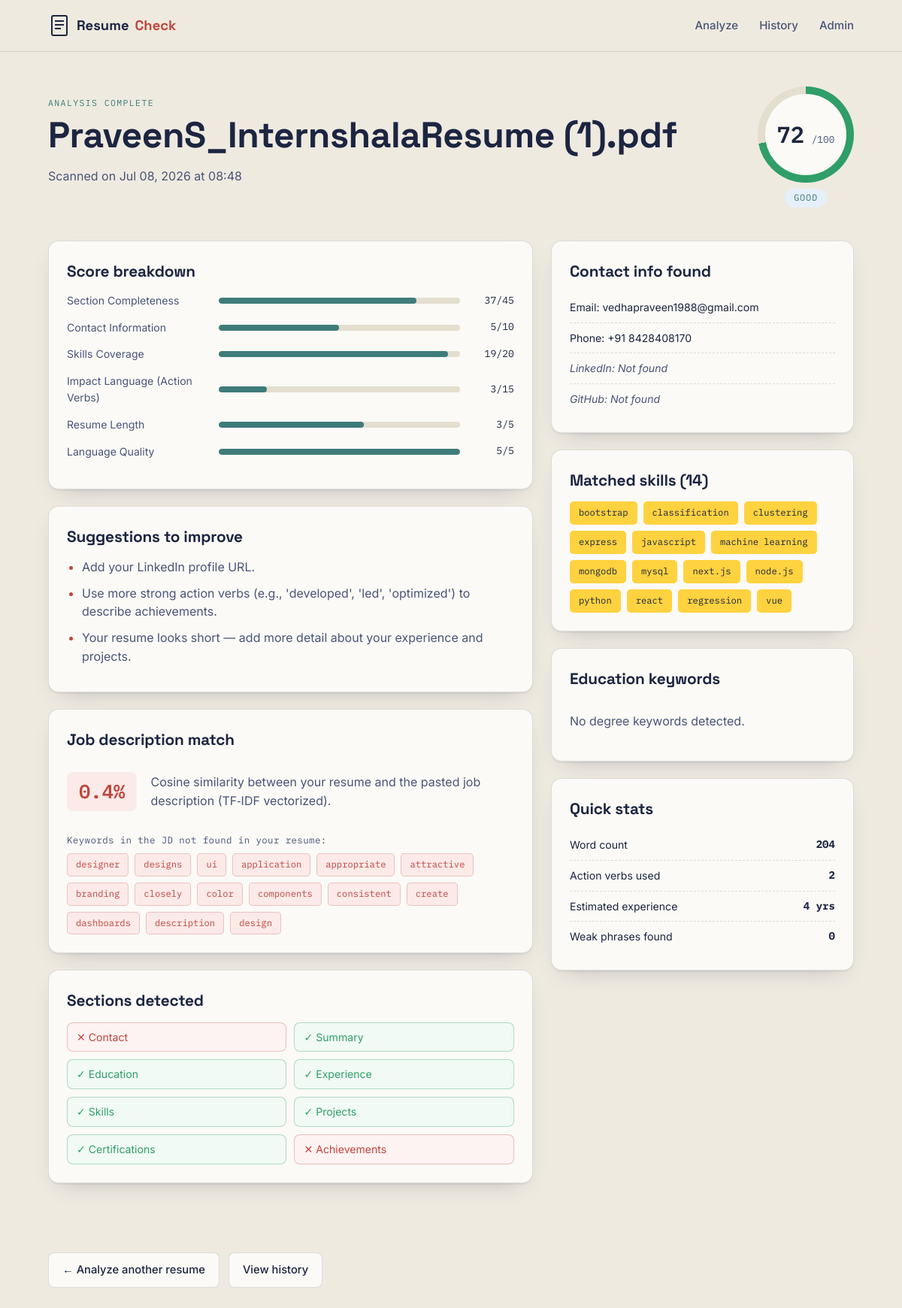
Page /result/4/ on the committed database.
### analyzer/models.py (models this page shows, shortened)
class ResumeAnalysis(models.Model):
    user = models.ForeignKey(User, on_delete=models.CASCADE, null=True, blank=True,
                              related_name="analyses")
    resume_file = models.FileField(upload_to=resume_upload_path)
    original_filename = models.CharField(max_length=300)
    job_description = models.TextField(blank=True, null=True)
    extracted_text = models.TextField(blank=True)
    ats_score = models.FloatField(default=0)
    ats_grade = models.CharField(max_length=50, blank=True)
    jd_match_percent = models.FloatField(null=True, blank=True)
    report_json = models.JSONField(default=dict)
    created_at = models.DateTimeField(auto_now_add=True)
    class Meta:
        ordering = ["-created_at"]
        verbose_name_plural = "Resume Analyses"

### analyzer/views.py (the view)
# urls.py: path("result/<int:pk>/", views.result, name="result"),
def result(request, pk):
    analysis = get_object_or_404(ResumeAnalysis, pk=pk)
    report = analysis.report_json
    return render(request, "analyzer/result.html", {"analysis": analysis, "report": report})

### analyzer/templates/analyzer/result.html (shortened to what this page needs)
{% extends "analyzer/base.html" %}
{% block content %}
<section class="result-hero">
  <div class="container result-hero-row">
    <div>
      <p class="eyebrow">Analysis complete</p>
      <h1>{{ analysis.original_filename }}</h1>
      <p class="muted">Scanned on {{ analysis.created_at|date:"M d, Y \a\t H:i" }}</p>
    </div>
    <div class="gauge-wrap">
      <div class="gauge" style="--pct: {{ report.ats_score }};">
        <div class="gauge-inner">
          <span class="gauge-score">{{ report.ats_score|floatformat:0 }}</span>
          <span class="gauge-max">/100</span>
        </div>
      </div>
      <span class="gauge-grade grade-{{ report.ats_grade|slugify }}">{{ report.ats_grade }}</span>
    </div>
  </div>
</section>
<section class="container result-grid">
  <div class="col-main">
    <div class="card">
      <h2>Score breakdown</h2>
      <div class="breakdown-list">
        {% for label, item in report.score_breakdown.items %}
        <div class="breakdown-row">
          <div class="breakdown-label">{{ label }}</div>
          <div class="breakdown-bar">
            <div class="breakdown-fill" style="width: {% widthratio item.score item.max 100 %}%"></div>
          </div>
          <div class="breakdown-value">{{ item.score }}/{{ item.max }}</div>
        </div>
        {% endfor %}
      </div>
    </div>
    <div class="card">
      <h2>Suggestions to improve</h2>
      <ul class="suggestion-list">
        {% for s in report.suggestions %}
        <li>{{ s }}</li>
        {% endfor %}
      </ul>
    </div>
    {% if report.jd_match_percent is not None %}
    <div class="card">
      <h2>Job description match</h2>
      <div class="jd-match-row">
        <div class="jd-match-score grade-{{ report.jd_grade|slugify }}">{{ report.jd_match_percent }}%</div>
        <p class="muted">Cosine similarity between your resume and the pasted job description
          (TF&#8209;IDF vectorized).</p>
      </div>
      {% if report.jd_missing_keywords %}
      <p class="field-label">Keywords in the JD not found in your resume:</p>
      <div class="chip-row">
        {% for kw in report.jd_missing_keywords %}
        <span class="chip chip--missing">{{ kw }}</span>
        {% endfor %}
      </div>
      {% endif %}
    </div>
    {% endif %}
    <div class="card">
      <h2>Sections detected</h2>
      <div class="section-grid">
        {% for name, present in report.sections_found.items %}
        <div class="section-check {% if present %}is-found{% else %}is-missing{% endif %}">
          {% if present %}&#10003;{% else %}&#10005;{% endif %} {{ name|title }}
        </div>
        {% endfor %}
      </div>
    </div>
  </div>
  <div class="col-side">
    <div class="card">
      <h2>Contact info found</h2>
      <ul class="contact-list">
        <li class="{% if report.contact_info.email %}ok{% else %}missing{% endif %}">
          Email: {{ report.contact_info.email|default:"Not found" }}</li>
        <li class="{% if report.contact_info.phone %}ok{% else %}missing{% endif %}">
          Phone: {{ report.contact_info.phone|default:"Not found" }}</li>
        <li class="{% if report.contact_info.linkedin %}ok{% else %}missing{% endif %}">
          LinkedIn: {{ report.contact_info.linkedin|default:"Not found" }}</li>
        <li class="{% if report.contact_info.github %}ok{% else %}missing{% endif %}">
          GitHub: {{ report.contact_info.github|default:"Not found" }}</li>
      </ul>
    </div>
    <div class="card">
      <h2>Matched skills ({{ report.skills_found|length }})</h2>
      <div class="chip-row">
        {% for skill in report.skills_found %}
        <span class="chip chip--highlight">{{ skill }}</span>
        {% empty %}
        <p class="muted">No known skills detected. Try adding a dedicated Skills section.</p>
        {% endfor %}
      </div>
    </div>
    <div class="card">
      <h2>Education keywords</h2>
      <div class="chip-row">
        {% for edu in report.education_found %}
        <span class="chip">{{ edu }}</span>
        {% empty %}
        <p class="muted">No degree keywords detected.</p>
        {% endfor %}
      </div>
    </div>
    <div class="card">
      <h2>Quick stats</h2>
      <ul class="stat-list">
        <li><span>Word count</span><strong>{{ report.word_count }}</strong></li>
        <li><span>Action verbs used</span><strong>{{ report.action_verbs_used|length }}</strong></li>
        <li><span>Estimated experience</span><strong>{{ report.estimated_experience_years }} yrs</strong></li>
        <li><span>Weak phrases found</span><strong>{{ report.weak_phrases|length }}</strong></li>
      </ul>
    </div>
  </div>
</section>
<div class="container result-actions">
  <a href="{% url 'analyzer:home' %}" class="btn-secondary">&larr; Analyze another resume</a>
  <a href="{% url 'analyzer:history' %}" class="btn-secondary">View history</a>
</div>
{% endblock %}

### rows in the picture
ResumeAnalysis: original_filename "PraveenS_InternshalaResume (1).pdf", created_at "Jul 08, 2026 at 08:48", ats_grade "GOOD"

### other values in the picture
{{ report.ats_score|floatformat:0 }} "72"
{{ label }} "Section Completeness" "Contact Information" "Skills Coverage" "Impact Language (Action Verbs)" "Resume Length" "Language Quality"
{{ item.score }} "37" "5" "19" "3" "3" "5"
{{ item.max }} "45" "10" "20" "15" "5" "5"
{{ s }} "Add your LinkedIn profile URL." "Use more strong action verbs (e.g., 'developed', 'led', 'optimized') to describe achievements." "Your resume looks short — add more detail about your experience and projects."
{{ report.jd_match_percent }} "0.4"
{{ kw }} "designer" "designs" "ui" "application" "appropriate" "attractive" "branding" "closely" "color" "components" "consistent" "create" "dashboards" "description" "design"
{{ name|title }} "Contact" "Summary" "Education" "Experience" "Skills" "Projects" "Certifications" "Achievements"
{{ report.contact_info.email|default:"Not found" }} "vedhapraveen1988@gmail.com"
{{ report.contact_info.phone|default:"Not found" }} "+91 8428408170"
{{ report.contact_info.linkedin|default:"Not found" }} "Not found"
{{ report.contact_info.github|default:"Not found" }} "Not found"
{{ report.skills_found|length }} "14"
{{ skill }} "bootstrap" "classification" "clustering" "express" "javascript" "machine learning" "mongodb" "mysql" "next.js" "node.js" "python" "react" "regression" "vue"
{{ report.word_count }} "204"
